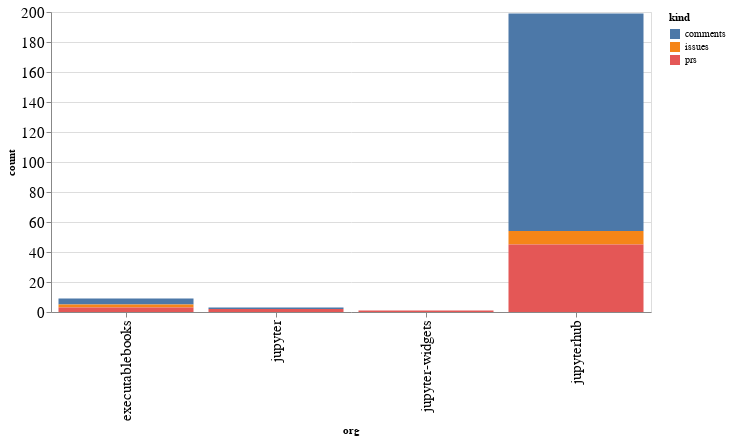

Source (notebook cell):
### Code cell
alt.Chart(org_summaries, width=600).mark_bar().encode(
    x='org',
    y='count',
    color='kind',
    tooltip="org"
)

### Figure 1 — Vega-Lite specification as saved in the notebook (floating-point values rounded to 4 significant figures)
{"config": {"axisLeft": {"labelFontSize": 15}, "axisBottom": {"labelFontSize": 15}}, "data": {"name": "data-84a9b83218c099f6d7c24414d6800d69"}, "mark": "bar", "encoding": {"color": {"type": "nominal", "field": "kind"}, "tooltip": {"type": "nominal", "field": "org"}, "x": {"type": "nominal", "field": "org"}, "y": {"type": "quantitative", "field": "count"}}, "width": 600, "$schema": "https://vega.github.io/schema/vega-lite/v4.8.1.json", "datasets": {"data-84a9b83218c099f6d7c24414d6800d69": [{"org": "executablebooks", "kind": "comments", "count": 4}, {"org": "executablebooks", "kind": "issues", "count": 2}, {"org": "executablebooks", "kind": "prs", "count": 3}, {"org": "jupyter", "kind": "comments", "count": 1}, {"org": "jupyter", "kind": "prs", "count": 2}, {"org": "jupyter-widgets", "kind": "prs", "count": 1}, {"org": "jupyterhub", "kind": "comments", "count": 145}, {"org": "jupyterhub", "kind": "issues", "count": 9}, {"org": "jupyterhub", "kind": "prs", "count": 45}]}}
